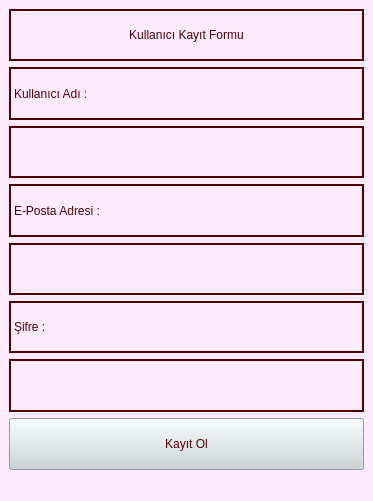
<?xml version="1.0" encoding="UTF-8"?>
<ui version="4.0">
 <class>MainWindow</class>
 <widget class="QMainWindow" name="MainWindow">
  <property name="geometry">
   <rect>
    <x>0</x>
    <y>0</y>
    <width>373</width>
    <height>501</height>
   </rect>
  </property>
  <property name="windowTitle">
   <string>MainWindow</string>
  </property>
  <property name="styleSheet">
   <string notr="true">background-color: rgb(255, 235, 255);
</string>
  </property>
  <widget class="QWidget" name="centralwidget">
   <layout class="QGridLayout" name="gridLayout_2">
    <item row="0" column="0">
     <layout class="QVBoxLayout" name="userRegFormVL">
      <item>
       <widget class="QLabel" name="userRegFormlbl">
        <property name="sizePolicy">
         <sizepolicy hsizetype="Expanding" vsizetype="Expanding">
          <horstretch>0</horstretch>
          <verstretch>0</verstretch>
         </sizepolicy>
        </property>
        <property name="styleSheet">
         <string notr="true">color : rgb(85, 0, 0);
font: 87 italic 14pt &quot;Segoe UI Black&quot;;
background-color: rgb(255, 235, 255);
border : 2px solid rgb(85, 0, 0);</string>
        </property>
        <property name="text">
         <string>Kullanıcı Kayıt Formu</string>
        </property>
        <property name="alignment">
         <set>Qt::AlignCenter</set>
        </property>
       </widget>
      </item>
     </layout>
    </item>
    <item row="1" column="0">
     <layout class="QVBoxLayout" name="userNameVL">
      <item>
       <widget class="QLabel" name="userNamelbl">
        <property name="sizePolicy">
         <sizepolicy hsizetype="Expanding" vsizetype="Expanding">
          <horstretch>0</horstretch>
          <verstretch>0</verstretch>
         </sizepolicy>
        </property>
        <property name="styleSheet">
         <string notr="true">font: 87 10pt &quot;Arial Black&quot;;
background-color: rgb(255, 235, 255);
border : 2px solid rgb(85, 0, 0);
color : rgb(85, 0, 0)
</string>
        </property>
        <property name="text">
         <string>Kullanıcı Adı :</string>
        </property>
       </widget>
      </item>
     </layout>
    </item>
    <item row="2" column="0">
     <layout class="QVBoxLayout" name="userNameVL_2">
      <item>
       <widget class="QLineEdit" name="userNamelbl_2">
        <property name="sizePolicy">
         <sizepolicy hsizetype="Expanding" vsizetype="Expanding">
          <horstretch>0</horstretch>
          <verstretch>0</verstretch>
         </sizepolicy>
        </property>
        <property name="styleSheet">
         <string notr="true">background-color: rgb(255, 235, 255);
font: 87 8pt &quot;Segoe UI Black&quot;;
border : 2px solid rgb(85, 0, 0);

</string>
        </property>
        <property name="text">
         <string/>
        </property>
       </widget>
      </item>
     </layout>
    </item>
    <item row="3" column="0">
     <layout class="QVBoxLayout" name="mailVL">
      <item>
       <widget class="QLabel" name="maillbl">
        <property name="sizePolicy">
         <sizepolicy hsizetype="Expanding" vsizetype="Expanding">
          <horstretch>0</horstretch>
          <verstretch>0</verstretch>
         </sizepolicy>
        </property>
        <property name="styleSheet">
         <string notr="true">font: 87 10pt &quot;Arial Black&quot;;
background-color: rgb(255, 235, 255);
border : 2px solid rgb(85, 0, 0);
color : rgb(85, 0, 0)
</string>
        </property>
        <property name="text">
         <string>E-Posta Adresi :</string>
        </property>
       </widget>
      </item>
     </layout>
    </item>
    <item row="4" column="0">
     <layout class="QVBoxLayout" name="mailVL_2">
      <item>
       <widget class="QLineEdit" name="maillbl_2">
        <property name="sizePolicy">
         <sizepolicy hsizetype="Expanding" vsizetype="Expanding">
          <horstretch>0</horstretch>
          <verstretch>0</verstretch>
         </sizepolicy>
        </property>
        <property name="styleSheet">
         <string notr="true">background-color: rgb(255, 235, 255);
font: 87 8pt &quot;Segoe UI Black&quot;;
border : 2px solid rgb(85, 0, 0);

</string>
        </property>
       </widget>
      </item>
     </layout>
    </item>
    <item row="5" column="0">
     <layout class="QVBoxLayout" name="passwordVL">
      <item>
       <widget class="QLabel" name="passwordlbl">
        <property name="sizePolicy">
         <sizepolicy hsizetype="Expanding" vsizetype="Expanding">
          <horstretch>0</horstretch>
          <verstretch>0</verstretch>
         </sizepolicy>
        </property>
        <property name="styleSheet">
         <string notr="true">font: 87 10pt &quot;Arial Black&quot;;
background-color: rgb(255, 235, 255);
border : 2px solid rgb(85, 0, 0);
color : rgb(85, 0, 0)
</string>
        </property>
        <property name="text">
         <string>Şifre :</string>
        </property>
       </widget>
      </item>
     </layout>
    </item>
    <item row="6" column="0">
     <layout class="QVBoxLayout" name="passwordVL_2">
      <item>
       <widget class="QLineEdit" name="passwordlbl_2">
        <property name="sizePolicy">
         <sizepolicy hsizetype="Expanding" vsizetype="Expanding">
          <horstretch>0</horstretch>
          <verstretch>0</verstretch>
         </sizepolicy>
        </property>
        <property name="styleSheet">
         <string notr="true">background-color: rgb(255, 235, 255);
font: 87 8pt &quot;Segoe UI Black&quot;;
border : 2px solid rgb(85, 0, 0);

</string>
        </property>
       </widget>
      </item>
     </layout>
    </item>
    <item row="7" column="0">
     <layout class="QVBoxLayout" name="registerVL">
      <item>
       <widget class="QPushButton" name="pushButton">
        <property name="sizePolicy">
         <sizepolicy hsizetype="Expanding" vsizetype="Expanding">
          <horstretch>0</horstretch>
          <verstretch>0</verstretch>
         </sizepolicy>
        </property>
        <property name="styleSheet">
         <string notr="true">color : rgb(85, 0, 0);
font: 87 10pt &quot;Arial Black&quot;;
background-color : rgb(203, 213, 214)</string>
        </property>
        <property name="text">
         <string>Kayıt Ol</string>
        </property>
       </widget>
      </item>
     </layout>
    </item>
   </layout>
  </widget>
  <widget class="QMenuBar" name="menubar">
   <property name="geometry">
    <rect>
     <x>0</x>
     <y>0</y>
     <width>373</width>
     <height>21</height>
    </rect>
   </property>
  </widget>
  <widget class="QStatusBar" name="statusbar"/>
 </widget>
 <resources/>
 <connections/>
</ui>
